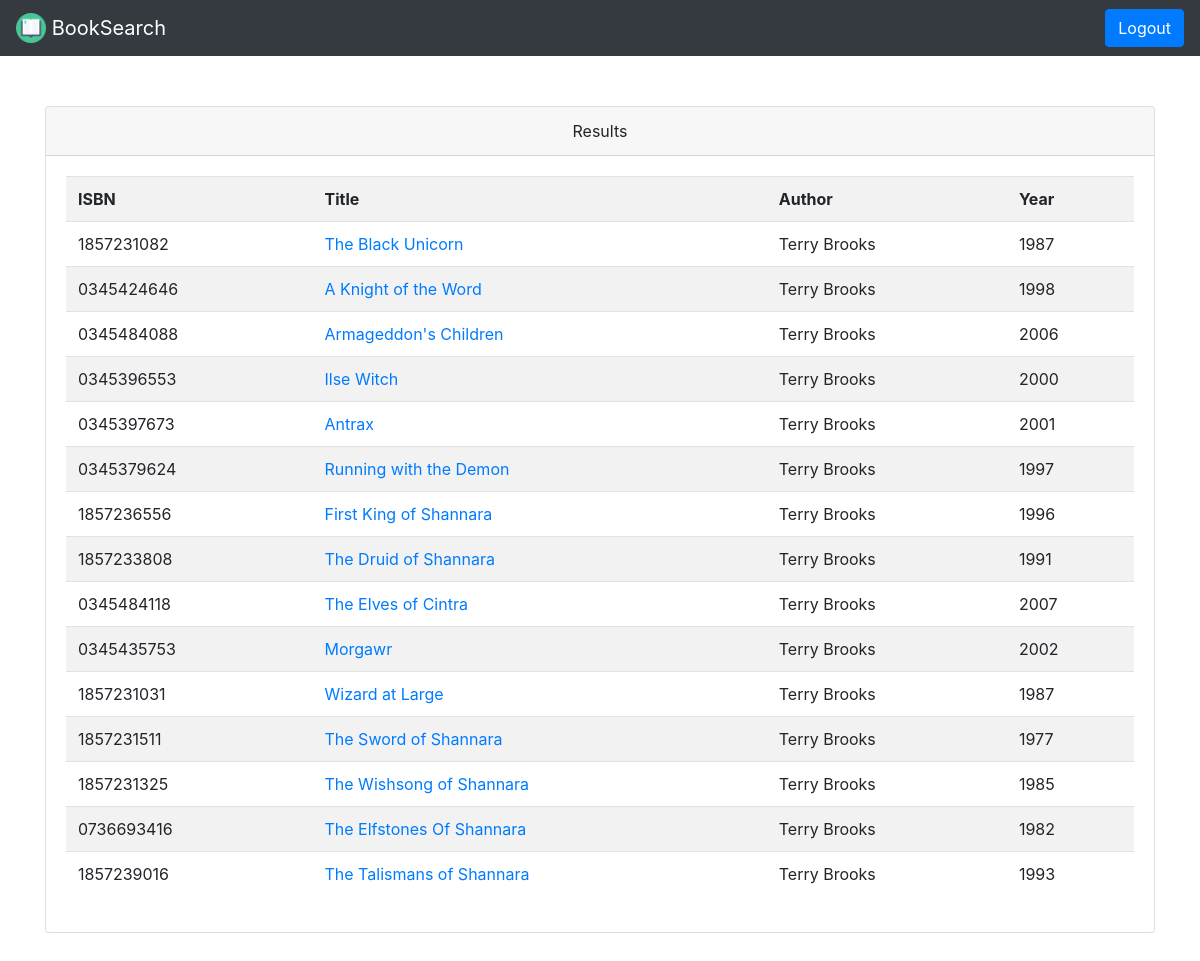
The app's page /searching/Terry Brooks with its own data.
### tables this page shows
CREATE TABLE books(isbn TEXT, title TEXT, author TEXT, year TEXT);

### application.py (the view)
@app.route("/searching/<name>")
def searching(name):
    message = None
    con = sqlite3.connect('database.db')
    c = con.cursor()
    query = '%' + name.lower() + '%'
    results = c.execute("SELECT * FROM books WHERE lower(author) LIKE :q", {"q": query}).fetchall()
    print(results)
    return render_template("search.html", results=results)

### templates/search.html (shortened to what this page needs)
<html>
    <head>
        <link rel="stylesheet" href="https://maxcdn.bootstrapcdn.com/bootstrap/4.0.0/css/bootstrap.min.css">
        <link rel="stylesheet" type="text/css" href="{{ url_for('static', filename='style.css') }}">
    </head>
    <nav class="navbar navbar-dark bg-dark">
        <a id="navbarHeader" class="navbar-brand" href="{{ url_for('dashboard') }}"><img src="{{ url_for('static', filename='icon.png') }}" width="30" height="30" class="d-inline-block align-top" alt=""> BookSearch </a>
        <a class="btn btn-primary" href="{{ url_for('logout') }}"> Logout </a>
    </nav>
     <body>
        <div class="container">
            <div class="card text-center" style="margin: 50px auto 50px auto;">
                <div class="card-header">Results</div>
                <div class="card-body">
                    <table class="table table-striped">
                    <tr>
                        <th>ISBN</th>
                        <th>Title</th>
                        <th>Author</th>
                        <th>Year</th>
                    </tr>
                    {% for result in results %}
                    <tr>
                        <td> {{ result[0] }} </td>
                        {% set title = result[0] %}
                        <td> <a href="{{ url_for('api', isbn=title) }}"> {{ result[1] }}</a></td>
                        <td> {{ result[2] }} </td>
                        <td> {{ result[3] }} </td>
                    </tr>
                    {% endfor %}
                </table>
                </div>
            </div>
        </div>
    </body>
</html>

### templates/search.html (style rules this page uses)
body { background-image: url("https://encrypted-tbn0.gstatic.com/images?q=tbn:ANd9GcRVj2yLmsqsXds7GVrKvdisJaRgForve1IWogtb-qz0kQQo40bCTXgUU-2F3qQXcNcrdPU&usqp=CAU"); background-repeat: no-repeat; background-size: cover; background-position: 0%; }

### records on screen
books: isbn "1857231082", title "The Black Unicorn", author "Terry Brooks", year "1987"
books: isbn "0345424646", title "A Knight of the Word", author "Terry Brooks", year "1998"
books: isbn "0345484088", title "Armageddon's Children", author "Terry Brooks", year "2006"
books: isbn "0345396553", title "Ilse Witch", author "Terry Brooks", year "2000"
books: isbn "0345397673", title "Antrax", author "Terry Brooks", year "2001"
books: isbn "0345379624", title "Running with the Demon", author "Terry Brooks", year "1997"
books: isbn "1857236556", title "First King of Shannara", author "Terry Brooks", year "1996"
books: isbn "1857233808", title "The Druid of Shannara", author "Terry Brooks", year "1991"
books: isbn "0345484118", title "The Elves of Cintra", author "Terry Brooks", year "2007"
books: isbn "0345435753", title "Morgawr", author "Terry Brooks", year "2002"
books: isbn "1857231031", title "Wizard at Large", author "Terry Brooks", year "1987"
books: isbn "1857231511", title "The Sword of Shannara", author "Terry Brooks", year "1977"

### other values on screen
{{ result[0] }} "1857231325" "0736693416" "1857239016"
{{ result[1] }} "The Wishsong of Shannara" "The Elfstones Of Shannara" "The Talismans of Shannara"
{{ result[2] }} "Terry Brooks" "Terry Brooks" "Terry Brooks"
{{ result[3] }} "1985" "1982" "1993"
